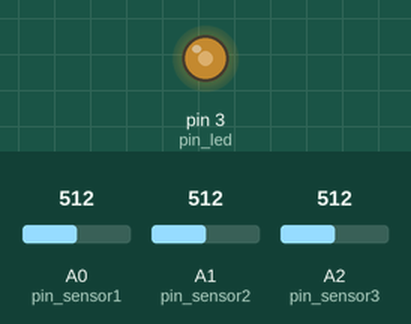
Simulated run of this sketch. Board: Arduino Uno, built with avr-gcc and run on an emulated ATmega328P. Shown: output pins drawn as LEDs (lit = HIGH). The test bench sets the inputs (shaded band); at power-on: A0 (pin_sensor1) = 512, A1 (pin_sensor2) = 512, A2 (pin_sensor3) = 512. What the sketch prints to the serial monitor is not drawn.

Above: at 1.2 s.
1.3 s: A0 (pin_sensor1) set to 716
At 2.5 s:
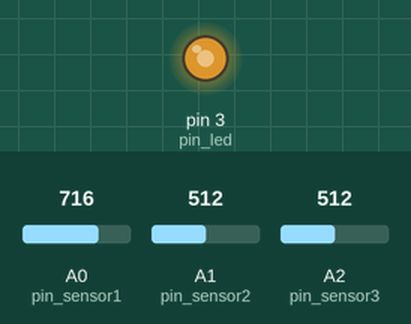
2.8 s: A1 (pin_sensor2) set to 716
At 3.6 s:
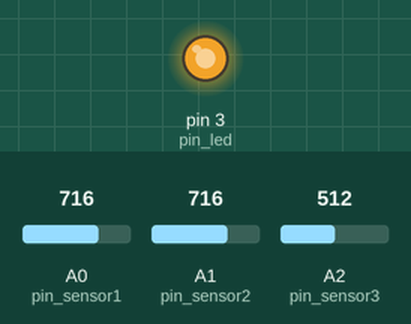
4.3 s: A2 (pin_sensor3) set to 609
At 4.6 s:
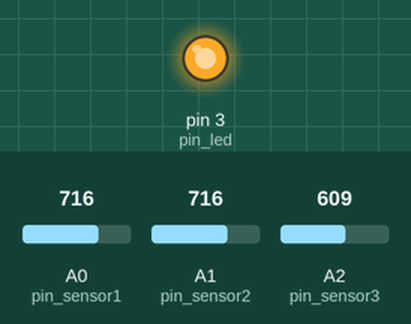
6.0 s: A2 (pin_sensor3) set to 627
At 7.0 s:
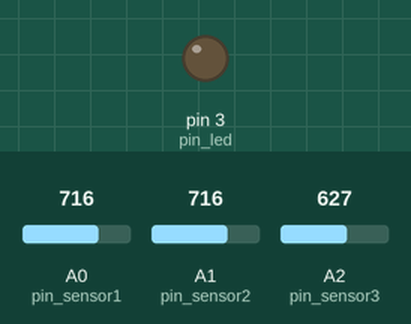
7.5 s: A0 (pin_sensor1) set to 900
At 8.3 s:
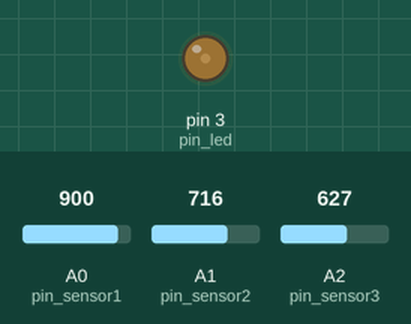
9.0 s: A1 (pin_sensor2) set to 900
At 9.3 s:
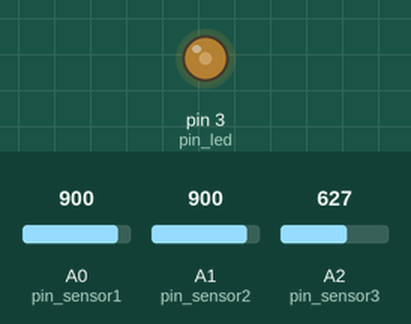
Timing chart, 0 to 11.8 s (numbered marks = the images above; inputs shaded):
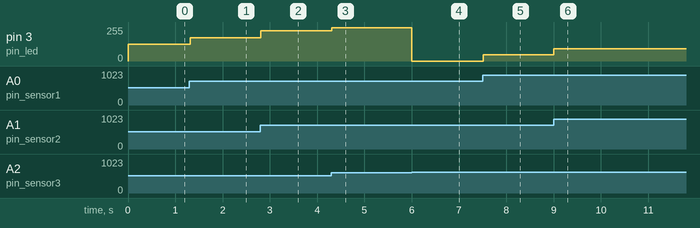

The sketch:

electrocute.ino
```cpp
/// electrocute (arduino code), by deadman
//  ecpobox.blogspot.com

// pin defs for all the stuff
int pin_sensor1 = A0;
int pin_sensor2 = A1;
int pin_sensor3 = A2;

int pin_led = 3;

// hyperconsumism makes a dull mind
void setup () {
  Serial.begin (9600);

  // setup pin modes
  pinMode (pin_sensor1, INPUT);
  pinMode (pin_sensor2, INPUT);
  pinMode (pin_sensor3, INPUT);

  pinMode (pin_led, OUTPUT);
}
// if you really have a brain, you don't need much material stuff
void loop () {
  int lp = 0;
  int val;

  // read pin 1 and map it
  val = analogRead (pin_sensor1);
  val = int (map (val, 0, 1024, 0, 255));
  // write an 'R' and then the read value
  Serial.write ('R');
  Serial.write (val);
  // add value to led power var to make it interesting
  lp = val;

  // and so goes on for the rest of the sensors... ;)
  val = analogRead (pin_sensor2);
  val = int (map (val, 0, 1024, 0, 255));
  Serial.write ('G');
  Serial.write (val);
  lp+= val;

  val = analogRead (pin_sensor3);
  Serial.write ('B');
  val = int (map (val, 0, 1024, 0, 255));
  Serial.write (val);
  lp+= val;

  // finally, send the led power val to the LED
  analogWrite (pin_led, lp);
}
// Fight the system back, occupy gray areas and make them green.
```

Measured:
- the behaviour switches between 626 and 627 on A2 (pin_sensor3) (found by bisection; images 3 and 4)
- after the input at 1.3 s, pin 3 (pin_led): 125/255 → 176/255 at once
- after the input at 2.8 s, pin 3 (pin_led): 176/255 → 227/255 at once
- after the input at 4.3 s, pin 3 (pin_led): 227/255 → 251/255 at once
- after the input at 6.0 s, pin 3 (pin_led): 251/255 → 0/255 at once
- after the input at 7.5 s, pin 3 (pin_led): 0/255 → 46/255 at once
- after the input at 9.0 s, pin 3 (pin_led): 46/255 → 92/255 at once
